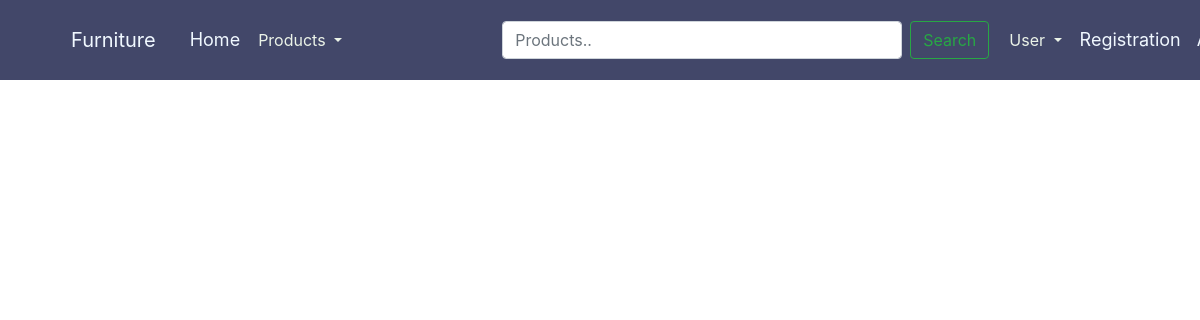
Before: /sofa_categories with the older database file.
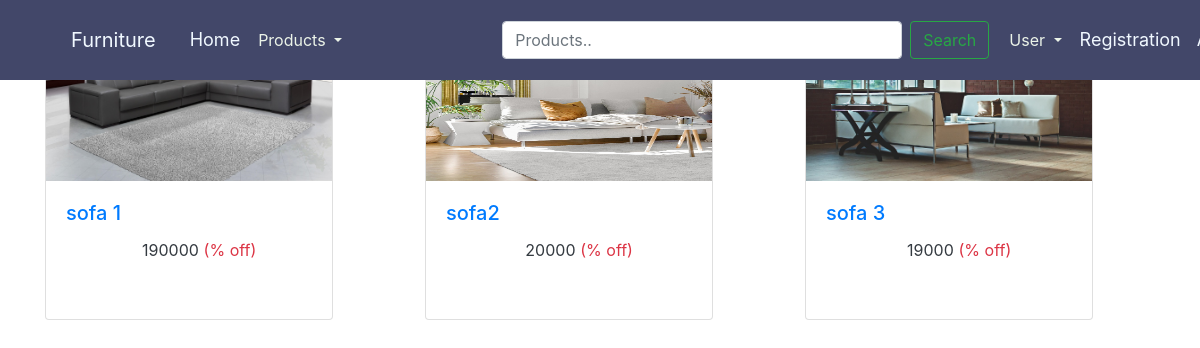
After: the same page with the newer database file.
### core/models.py (models this page shows, shortened)
class Products(models.Model):
    CATAGORY_CHOICES = [
        ('SOFA','Sofa'),
        ('BED','Bed'),
    ]
    name = models.CharField(max_length=100)
    category = models.CharField(max_length=20,choices=CATAGORY_CHOICES)
    small_description = models.TextField()
    description = models.TextField()
    selling_price = models.IntegerField()
    pet_image = models.ImageField(upload_to = 'pet_images')   # As we are using image field we have to intall 'pillow'. And we have to Define MEDIA_URL in settings.py file so that all folder should save in media directory

### core/views.py (the view)
# urls.py: path('sofa_categories',views.Sofas.as_view(),name='sofacategories'),
class Sofas(View):
    def get(self,request):
        sofa_category = Products.objects.filter(category = 'SOFA')    # we are using filter function of queryset, that will filter those data whose category belongs to Sofa
        return render(request,'core/sofas.html',{'sofa_category':sofa_category})

### core/templates/core/sofas.html (shortened to what this page needs)
{% extends "core/base.html" %}
{% block home %}
{% load static %}
  <div class="container ">
    <div class="row">
        {% for dc in sofa_category %}
        <div class="col-sm-4 ">
          <a href="" style="text-decoration: none; ">
            <div class="card dog_categories_card dog_card" style="width: 18rem; height:20rem">
                <img class="card-img-top " src="{{dc.pet_image.url}}" alt="Card image cap">
                <div class="card-body">
                  <h5 class="card-title">{{dc.name}}</h5>
                   <div class="text-center">
                        <h5 class="font-weight-bold text-dark "><i class="fa-solid fa-indian-rupee-sign"></i> <small class="fw-light rupee"> {{dc.selling_price}}</small> <small class="text-danger">(% off)</small></h5>
                    </div>
                </div>
            </div>
          </a>
        </div>
        {% endfor %}
    </div>
</div>
{% endblock home %}

### core/templates/core/base.html (shortened to what this page needs)
<!DOCTYPE html>
{% load static %}
<html lang="en">
<head>
    <link rel="stylesheet" href="{% static 'core/css/bootstrap.min.css' %}">
    <link rel="stylesheet" href="{% static 'core/css/style.css' %}">
    <link rel="stylesheet" href="{% static 'core/css/fontawesome.css' %}">
</head>
<body>
    <header>
   {% include "core/navbar.html" %}
    </header>
   {% block home %}{% endblock home %}
</body>
</html>

### core/templates/core/navbar.html (shortened to what this page needs)
<!DOCTYPE html>
{% load static%}
<html lang="en">
<head>
    <link rel="stylesheet" href="{% static 'core/css/bootstrap.min.css' %}">
    <link rel="stylesheet" href="{% static 'core/css/style.css' %}">
    <link rel="stylesheet" href="{% static 'core/css/fontawesome.css' %}">
</head>
<body>
    <nav class="navbar navbar-expand-lg bg-body-tertiary fixed-top" style="background-color: #424769;  ">
        <div class="container-fluid">
          <a class="navbar-brand" href="#" style="margin-left: 40px;">Furniture</a>
          <ul class="navbar-nav ml-auto mb-2 mb-lg-0" style="padding: 10px; margin-right:40px">
            <li class="nav-item">
              <a class="nav-link active" aria-current="page" href="{% url "home" %}">Home</a>
            </li>
            <li class="nav-item">
                <div class="dropdown">
                  <button class="btn btn-link dropdown-toggle product_btn" type="button" id="dropdownMenu2" data-toggle="dropdown" aria-haspopup="true" aria-expanded="false">
                    Products
                  </button>
                </div>
              </li>
            </ul>
          <div class="collapse navbar-collapse" id="navbarSupportedContent">
            <form class="d-flex" role="search" style="margin-left: 100px;">
                <input class="form-control me-2" type="search" placeholder="Products.." aria-label="Search" style="width:400px  ">
                <button class="btn btn-outline-success" type="submit" style="margin-left:8px">Search</button>
              </form>
            <ul class="navbar-nav ml-auto mb-2 mb-lg-0" style="padding: 10px; margin-right:40px">
              <li class="nav-item">
                <div class="dropdown">
                  <button class="btn btn-link dropdown-toggle product_btn" type="button" id="dropdownMenu2" data-toggle="dropdown" aria-haspopup="true" aria-expanded="false">
                    User
                  </button>
                </div>
                <li class="nav-item">
                  <a class="nav-link" href="{% url "x" %}">Registration</a>
                </li>
              </li>
              <li class="nav-item">
                <a class="nav-link" href="{% url "x" %}">About</a>
              </li>
            </ul>
          </div>
        </div>
      </nav>
</body>
</html>

### core/static/core/css/style.css (style rules this page uses)
.nav-item { font-size: 18px; }
.nav-item a { color: aliceblue; }
.navbar-brand { color: aliceblue; }
.product_btn { color: #EBF3E8; border: none; padding: 10px; text-decoration: none; }
.card-img-top { width: 100%; height: 15vw; object-fit:fill; }

Changed rows visible on the page:
added Products: pet_image (picture), name "sofa 1", selling_price "190000"
added Products: pet_image (picture), name "sofa2", selling_price "20000"
added Products: pet_image (picture), name "sofa 3", selling_price "19000"
